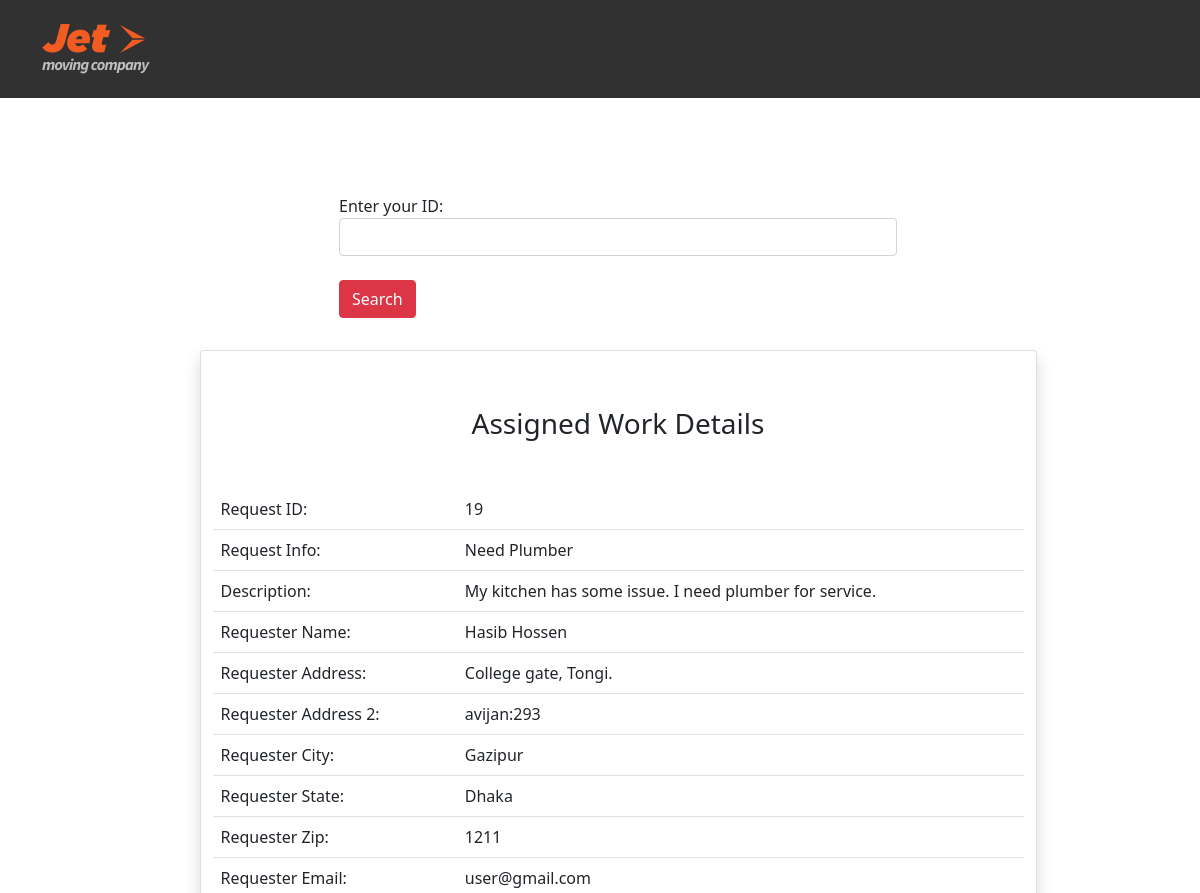
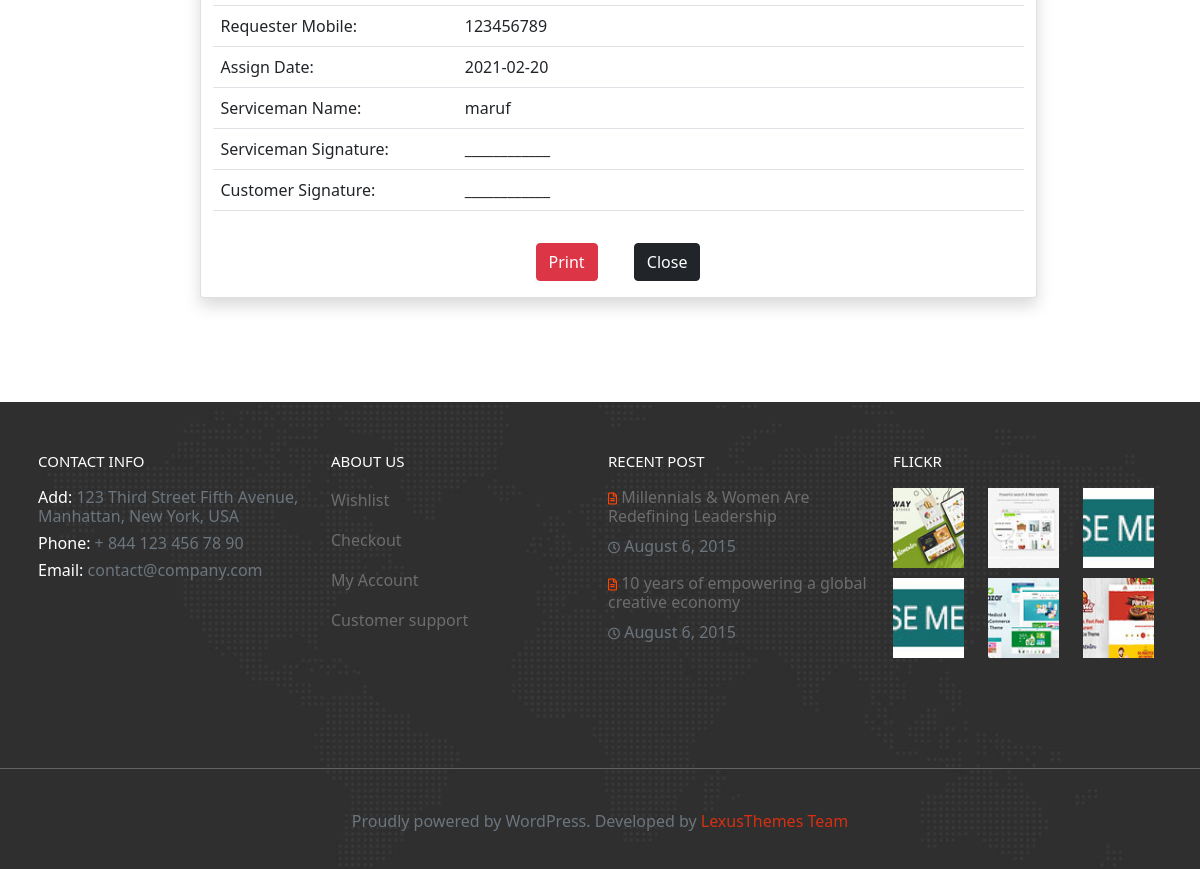
The app's page /userpanel/checkstatus.php?checkid=19 (signed in) with its own data (2 pictures, top to bottom).
### tables this page shows
CREATE TABLE `assignwork_tb` (
  `rno` int(11) NOT NULL,
  `request_id` int(11) NOT NULL,
  `request_info` varchar(60) NOT NULL,
  `request_desc` varchar(500) NOT NULL,
  `requester_name` varchar(60) NOT NULL,
  `requester_add1` varchar(60) NOT NULL,
  `requester_add2` varchar(60) NOT NULL,
  `requester_city` varchar(60) NOT NULL,
  `requester_state` varchar(60) NOT NULL,
  `requester_zip` varchar(60) NOT NULL,
  `requester_email` varchar(60) NOT NULL,
  `requester_mobile` varchar(60) NOT NULL,
  `assign_tech` varchar(60) NOT NULL,
  `assign_date` date NOT NULL
);

### userpanel/checkstatus.php (the view, shortened to what this page needs)
<?php
include('header.php');
include('../dbConnection.php');
?>
<div class="container py-5 m-5 ">
    <form action="" method="POST" class="d-print-none w-50 mx-auto">
        <div class="form-group">
            <lebel for="checkid">Enter your ID:</lebel>
            <input type="text" class="form-control" name="checkid" id="checkid" onkeypress="isInputNumber(event)">
        </div>
        <button type="submit" class="btn btn-danger my-4 ">Search</button>
    </form>
    <?php
        if(isset($_REQUEST['checkid'])){
            if($_REQUEST['checkid'] == ""){
                $msg = '<div class="alert alert-danger mt-5 text-center">Enter Id. Try Again.</div>';
            }else{
                $sql = "SELECT * FROM assignwork_tb WHERE request_id = {$_REQUEST['checkid']}";
            $result = $conn->query($sql);
            $row = $result->fetch_assoc();
            if(($row['request_id'] == $_REQUEST['checkid'])){
        ?>
        <div class=" container w-75 mx-auto card shadow pt-2 my-2">
        <h3 class="text-center my-5">Assigned Work Details</h3>
            <table class="table">
            <tbody>
            <tr>
                <td>Request ID:</td>
                <td><?php if(isset($row['request_id'])){echo $row ['request_id'];} ?></td>
            </tr>
            <tr>
                <td>Request Info:</td>
                <td><?php if(isset($row['request_info'])){echo $row ['request_info'];} ?></td>
            </tr>
            <tr>
                <td>Description:</td>
                <td><?php if(isset($row['request_desc'])){echo $row ['request_desc'];} ?></td>
            </tr>
            <tr>
                <td>Requester Name:</td>
                <td><?php if(isset($row['requester_name'])){echo $row ['requester_name'];} ?></td>
            </tr>
            <tr>
                <td>Requester Address:</td>
                <td><?php if(isset($row['requester_add1'])){echo $row ['requester_add1'];} ?></td>
            </tr>
            <tr>
                <td>Requester Address 2:</td>
                <td><?php if(isset($row['requester_add2'])){echo $row ['requester_add2'];} ?></td>
            </tr>
            <tr>
                <td>Requester City:</td>
                <td><?php if(isset($row['requester_city'])){echo $row ['requester_city'];} ?></td>
            </tr>
            <tr>
                <td>Requester State:</td>
                <td><?php if(isset($row['requester_state'])){echo $row ['requester_state'];} ?></td>
            </tr>
            <tr>
                <td>Requester Zip:</td>
                <td><?php if(isset($row['requester_zip'])){echo $row ['requester_zip'];} ?></td>
            </tr>
            <tr>
                <td>Requester Email:</td>
                <td><?php if(isset($row['requester_email'])){echo $row ['requester_email'];} ?></td>
            </tr>
            <tr>
                <td>Requester Mobile:</td>
                <td><?php if(isset($row['requester_mobile'])){echo $row ['requester_mobile'];} ?></td>
            </tr>
            <tr>
                <td>Assign Date:</td>
                <td><?php if(isset($row['assign_date'])){echo $row ['assign_date'];} ?></td>
            </tr>
            <tr>
                <td>Serviceman Name:</td>
                <td><?php if(isset($row['assign_tech'])){echo $row ['assign_tech'];} ?></td>
            </tr>
            <tr>
                <td>Serviceman Signature:</td>
                <td>____________</td>
            </tr>
            <tr>
                <td>Customer Signature:</td>
                <td>____________</td>
            </tr>
            </tbody>
        </table>
        <div class="text-center">
            <form action="">
            <input type="submit" value="Print" class="btn btn-danger m-3 d-print-none" onClick="window.print()">
            <input type="submit" value="Close" class="btn btn-dark m-3 d-print-none">
            </form>
        </div>
        <?php }
        } }?>
        </div>
</div>
<?php include('footer.php');?>

### userpanel/header.php (shortened to what this page needs)
<!doctype html>
<html lang="en">
  <head>
    <link rel="stylesheet" href="https://stackpath.bootstrapcdn.com/bootstrap/5.0.0-alpha1/css/bootstrap.min.css">
    <link rel="stylesheet" href="https://cdnjs.cloudflare.com/ajax/libs/font-awesome/5.15.2/css/all.min.css">
    <link rel="stylesheet" href="../css/style.css">
  </head>
  <body>
    <div class="header d-print-none">
        <div class="container">
            <div class="row py-4">
               <div class="col-xl-3 col-lg-12 header-logo">
                   <img src="../image/logo.png" class="pl-xl-0 pl-lg-0" alt="logo">
               </div>
            </div>
        </div>
    </div>

### userpanel/footer.php (shortened to what this page needs)
<div class="footer d-print-none">
  <div class="container">
    <div class="row">
       <div class="col-lg-3 px-2">
         <h6 style="font-size: 15px; color:#ffffff ; padding-bottom: 10px;">CONTACT INFO</h6>
         <h6 class="text-white" >Add:<span class="text-muted"> 123 Third Street Fifth Avenue, Manhattan, New York, USA</span> </h6>
         <h6 class="text-white" >Phone: <span class="text-muted"> + 844 123 456 78 90</span> </h6>
         <h6 class="text-white" >Email:<span class="text-muted"> contact@company.com</span> </h6>
       </div>
       <div class="col-lg-3 px-3">
        <h6 style="font-size: 15px; color:#ffffff; padding-bottom: 10px;">ABOUT US</h6>
        <div class="about-us">
        <p>Wishlist</p>
        <p>Checkout</p>
        <p>My Account</p>
        <p>Customer support</p>
        </div>
       </div>
       <div class="col-lg-3 px-2">
        <h6 style="font-size: 15px; color:#ffffff; padding-bottom: 10px;">RECENT POST</h6>
        <div class="recent-post">
       <h6> <i class="far fa-file-alt" style="color: orangered; font-size: 12px;"> </i> Millennials & Women Are Redefining Leadership</h6>
       <p class="text-muted"><i class="far fa-clock" style="font-size: 12px;"> </i> August 6, 2015</p>
       <h6> <i class="far fa-file-alt" style="color: orangered; font-size: 12px;"> </i> 10 years of empowering a global creative economy</h6>
       <p class="text-muted"><i class="far fa-clock" style="font-size: 12px;"> </i> August 6, 2015</p>
       </div>
      </div>
       <div class="col-lg-3 px-2">
        <h6 style="font-size: 15px; color:#ffffff; padding-bottom: 10px;">FLICKR</h6>
        <div class="flicker">
        <div class="row">
            <img src="../image/50839911113_bae05d37a6_s.jpg" alt="">
            <img src="../image/50837582792_ef6b543439_s.jpg " alt="">
            <img src="../image/50883246621_e4094ba46c_s.jpg" alt="">
            <img src="../image/50883225611_43c327118b_s.jpg" alt="">
            <img src="../image/50880629047_5210b2fd3b_s.jpg" alt="">
            <img src="../image/50840725352_8a452c56e2_s.jpg" alt="">
        </div>
      </div>
       </div>
    </div>
  </div>
  <hr style="color: white; margin-top: 100px;">
  <div class="footer-text">
    <p class="text-muted text-center pt-4">Proudly powered by WordPress. Developed by <a href="#">LexusThemes Team</a></p>
  </div>
</div>
  </body>
</html>

### css/style.css (style rules this page uses)
* { margin: 0; padding: 0; }
.header { background: rgb(49, 49, 49); }
a { text-decoration: none; }
.footer { background-image: url(../image/bg-footer.jpg); background-size: cover; background-position: center; padding: 50px 0px 20px 0px; }
.about-us p { color: rgb(110, 109, 109); }
.recent-post h6 { color: rgb(110, 109, 109); }
.flicker img { border: 0; height: 80px; width: 95px; vertical-align: middle; margin-bottom: 10px; display: inline-block; }
.footer-text p a { color: rgb(214, 48, 18); text-decoration: none; }

### records on screen
assignwork_tb: request "19", request_info "Need Plumber", request_desc "My kitchen has some issue. I need plumber for service.", requester_name "Hasib Hossen", requester_add1 "College gate, Tongi.", requester_add2 "avijan:293", requester_city "Gazipur", requester_state "Dhaka", requester_zip "1211", requester_email "user@gmail.com", requester_mobile "123456789", assign_date "2021-02-20", assign_tech "maruf"
